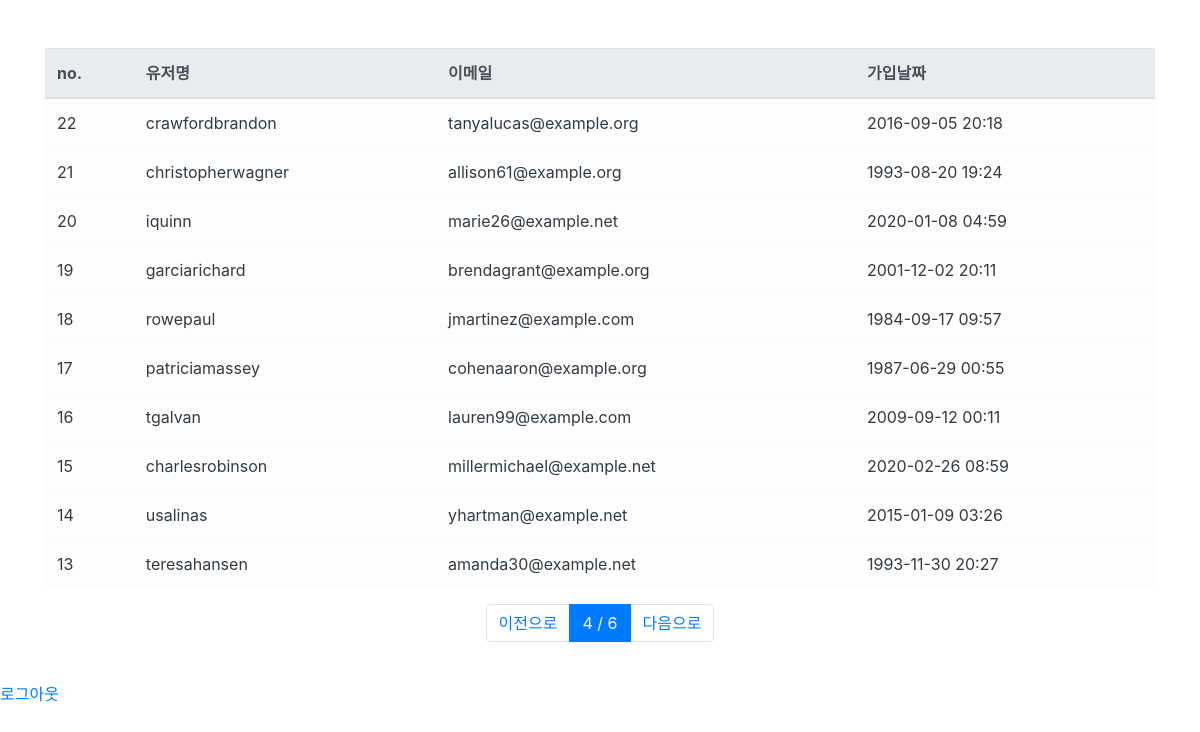
Page /users/?page=4 (signed in) on the committed database.
### user/models.py (models this page shows, shortened)
class User(AbstractUser):
    register_date = models.DateTimeField(auto_now_add=True, verbose_name="등록날짜")
    class Meta:
        verbose_name = "사용자"
        verbose_name_plural = "사용자"

### user/views.py (the view)
# urls.py: path("users/", user_list_view, name="user_list"),
def user_list_view(request):
    cur_user = request.user
    if cur_user.is_authenticated:
        page = int(request.GET.get("page", 1))
        users = User.objects.all().order_by("-id")
        paginator = Paginator(users, 10)
        users = paginator.get_page(page)
        return render(request, "users.html", {"users": users})
    else:
        return HttpResponseRedirect("/login")

### templates/users.html (shortened to what this page needs)
{% extends "base.html" %}
{% block content %}
  <div class="container">
<div class="row mt-5">
  <div class="col-12">
    <table class="table table-light">
      <thead class="thead-light">
        <tr>
          <th scope="col">no.</th>
          <th scope="col">유저명</th>
          <th scope="col">이메일</th>
          <th scope="col">가입날짜</th>
        </tr>
      </thead>
      <tbody class="text-dark">
        {% for user in users %}
        <tr>
          <td scope="row">{{ user.id }}</td>
          <td>{{ user.username }}</td>
          <td>{{ user.email }}</td>
          <td>{{ user.register_date|date:'Y-m-d H:i' }}</td>
        </tr>
        {% endfor %}
      </tbody>
    </table>
  </div>
</div>
<nav>
  <ul class="pagination justify-content-center">
    {% if users.has_previous %}
    <li class="page-item">
      <a class="page-link" href="?page={{ users.previous_page_number }}">이전으로</a>
    </li>
    {% else %}
    <li class="page-item disabled">
      <a class="page-link" href="#">이전으로</a>
    </li>
    {% endif %}
    <li class="page-item active">
      <a class="page-link" href="#">{{ users.number}} / {{ users.paginator.num_pages }}</a>
    </li>
    {% if users.has_next %}
    <li class="page-item">
      <a class="page-link" href="?page={{ users.next_page_number }}">다음으로</a>
    {% else %}
    <li class="page-item disabled">
      <a class="page-link disabled" href="#">다음으로</a>
    {% endif %}
    </li>
  </ul>
</nav>
  </div>
{% endblock %}

### rows in the picture
User: id "22", username "crawfordbrandon", email "tanyalucas@example.org", register_date "2016-09-05 20:18"
User: id "21", username "christopherwagner", email "allison61@example.org", register_date "1993-08-20 19:24"
User: id "20", username "iquinn", email "marie26@example.net", register_date "2020-01-08 04:59"
User: id "19", username "garciarichard", email "brendagrant@example.org", register_date "2001-12-02 20:11"
User: id "18", username "rowepaul", email "jmartinez@example.com", register_date "1984-09-17 09:57"
User: id "17", username "patriciamassey", email "cohenaaron@example.org", register_date "1987-06-29 00:55"
User: id "16", username "tgalvan", email "lauren99@example.com", register_date "2009-09-12 00:11"
User: id "15", username "charlesrobinson", email "millermichael@example.net", register_date "2020-02-26 08:59"
User: id "14", username "usalinas", email "yhartman@example.net", register_date "2015-01-09 03:26"
User: id "13", username "teresahansen", email "amanda30@example.net", register_date "1993-11-30 20:27"

### other values in the picture
{{ users.number }} "4"
{{ users.paginator.num_pages }} "6"
